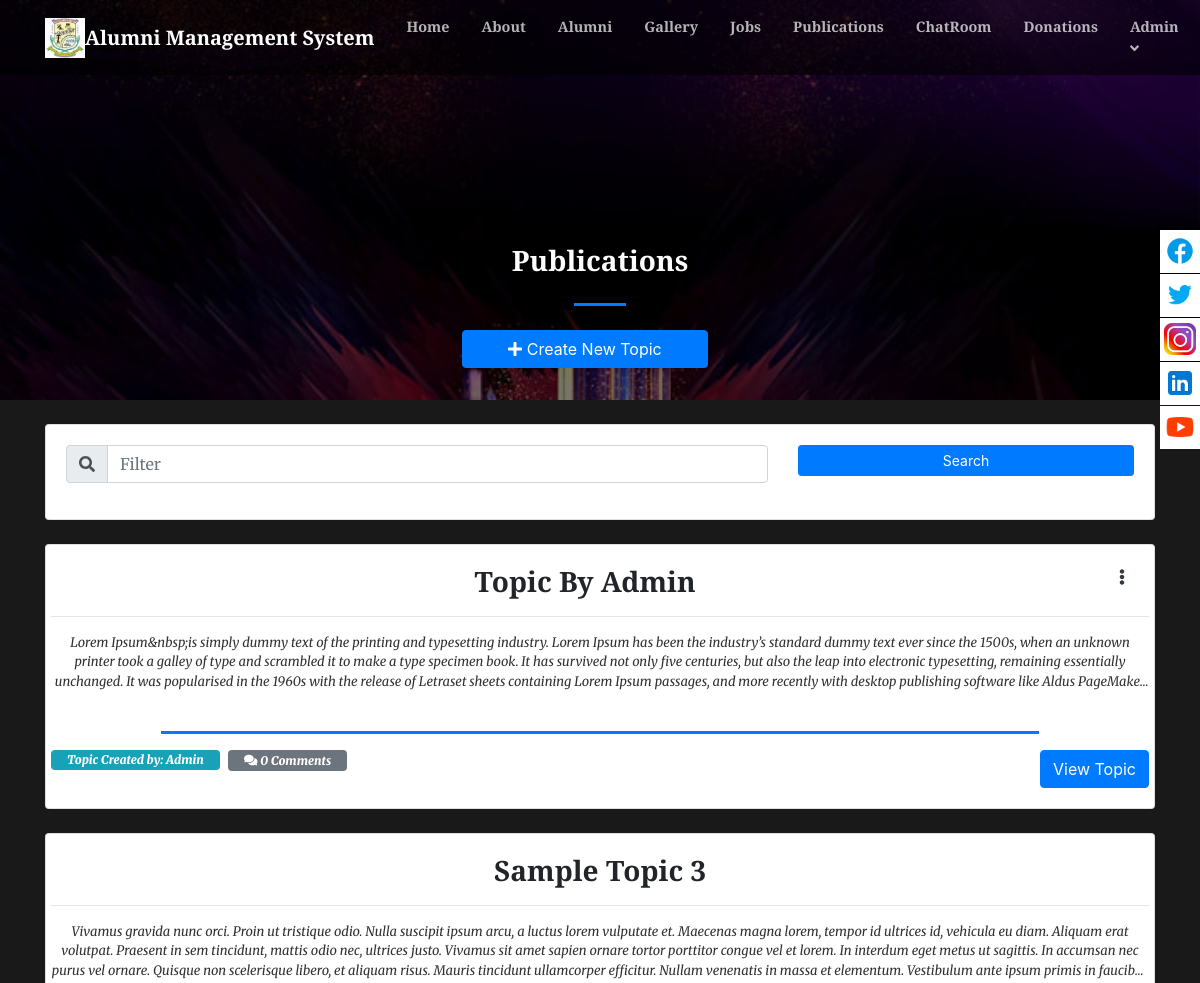
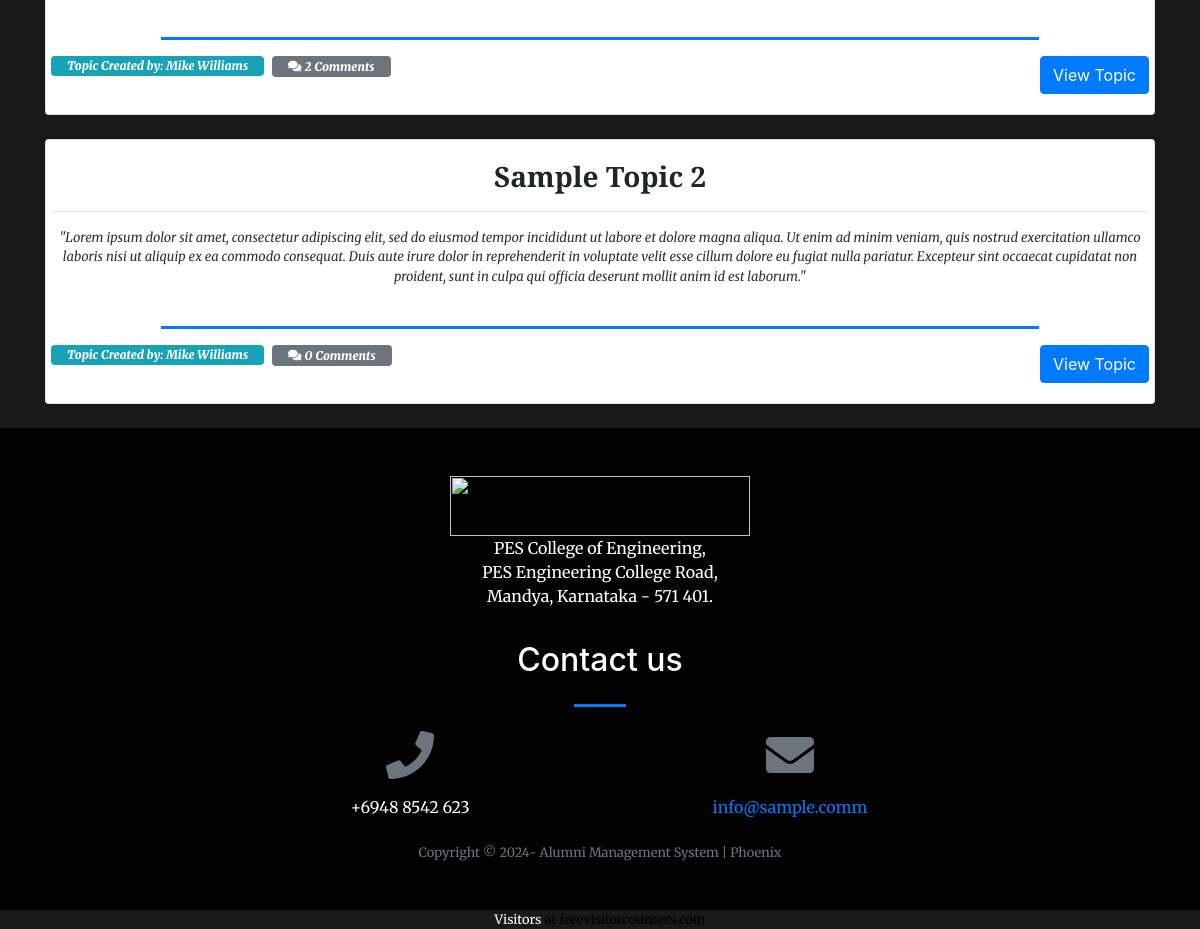
The page /index.php?page=forum (signed in) on the database its author committed (2 pictures, top to bottom).
### tables this page shows
CREATE TABLE `forum_topics` (
  `id` int(30) NOT NULL,
  `title` varchar(250) NOT NULL,
  `description` text NOT NULL,
  `user_id` int(30) NOT NULL,
  `date_created` datetime NOT NULL DEFAULT current_timestamp()
);

CREATE TABLE `users` (
  `id` int(30) NOT NULL,
  `name` text NOT NULL,
  `username` varchar(200) NOT NULL,
  `password` text NOT NULL,
  `type` tinyint(1) NOT NULL DEFAULT 3 COMMENT '1=Admin,2=Alumni officer, 3= alumnus',
  `auto_generated_pass` text NOT NULL,
  `alumnus_id` int(30) NOT NULL
);

### forum.php (the view, shortened to what this page needs)
<?php
include 'admin/db_connect.php';
?>
<header class="masthead">
    <div class="container-fluid h-100">
        <div class="row h-100 align-items-center justify-content-center text-center">
            <div class="col-lg-8 align-self-end mb-4 page-title">
                <h3 class="text-white"><b>Publications</b></h3>
                <hr class="divider my-4" />
            <div class="row col-md-12 mb-2 justify-content-center">
                    <button class="btn btn-primary btn-block col-sm-4" type="button" id="new_forum"><i class="fa fa-plus"></i> Create New Topic</button>
            </div>
            </div>
        </div>
    </div>
</header>
<div class="container mt-3 pt-2">
    <div class="card mb-4">
        <div class="card-body">
            <div class="row">
                <div class="col-md-8">
                    <div class="input-group mb-3">
                      <div class="input-group-prepend">
                        <span class="input-group-text" id="filter-field"><i class="fa fa-search"></i></span>
                      </div>
                      <input type="text" class="form-control" id="filter" placeholder="Filter" aria-label="Filter" aria-describedby="filter-field">
                    </div>
                </div>
                <div class="col-md-4">
                    <button class="btn btn-primary btn-block btn-sm" id="search">Search</button>
                </div>
            </div>
        </div>
    </div>
   <?php
    $event = $conn->query("SELECT f.*,u.name from forum_topics f inner join users u on u.id = f.user_id order by f.id desc");
    while($row = $event->fetch_assoc()):
        $trans = get_html_translation_table(HTML_ENTITIES,ENT_QUOTES);
        unset($trans["\""], $trans["<"], $trans[">"], $trans["<h2"]);
        $desc = strtr(html_entity_decode($row['description']),$trans);
        $desc=str_replace(array("<li>","</li>"), array("",","), $desc);
        $count_comments = $conn->query("SELECT * FROM forum_comments where topic_id = ".$row['id'])->num_rows;
    ?>
    <div class="card forum" data-id="<?php echo $row['id'] ?>">
        <div class="card-body">
            <div class="row  align-items-center justify-content-center text-center h-100">
                <div class="">
                    <?php if($_SESSION['login_id'] == $row['user_id']): ?>
                    <div class="dropdown float-right mr-4">
                      <a class="text-dark" href="javascript:void(0)" id="dropdownMenuButton" data-toggle="dropdown" aria-haspopup="true" aria-expanded="false">
                        <span class="fa fa-ellipsis-v"></span>
                      </a>
                    </div>
                    <?php endif; ?>
                    <h3><b class="filter-txt"><?php echo ucwords($row['title']) ?></b></h3>
                    <hr>
                    <larger class="truncate filter-txt"><?php echo strip_tags($desc) ?></larger>
                    <br>
                    <hr class="divider"  style="max-width: calc(80%)">
                    <span class="badge badge-info float-left px-3 pt-1 pb-1">
                        <b><i>Topic Created by: <span class="filter-txt"><?php echo $row['name'] ?></span></i></b>
                    </span>
                     <span class="badge badge-secondary float-left px-3 pt-1 pb-1 ml-2">
                        <b><i class="fa fa-comments"></i> <i><?php echo $count_comments ?> Comments</i></b>
                    </span>
                    <button class="btn btn-primary float-right view_topic" data-id="<?php echo $row['id'] ?>">View Topic</button>
                </div>
            </div>
        </div>
    </div>
    <br>
    <?php endwhile; ?>
</div>

### forum.php (style rules this page uses)
header.masthead,header.masthead:before { min-height: 50vh !important; height: 50vh !important }
.masthead { min-height: 23vh !important; height: 23vh !important; }
.masthead:before { min-height: 23vh !important; height: 23vh !important; }

### rows shown on the page
forum_topics: title "Topic By Admin", description "Lorem Ipsum&nbsp;is simply dummy text of the printing and typesetting industry. Lorem Ipsum has been the industry’s standard dummy text ever since the 1500s, when an unknown printer took a galley of type and scrambled it to make a type specimen book. It has survived not only five centuries, but also the leap into electronic typesetting, remaining essentially unchanged. It was popularised in the 1960s with the release of Letraset sheets containing Lorem Ipsum passages, and more recently with desktop publishing software like Aldus…", user.name "Admin", count_comments "0"
forum_topics: title "Sample Topic 3", description "Vivamus gravida nunc orci. Proin ut tristique odio. Nulla suscipit ipsum arcu, a luctus lorem vulputate et. Maecenas magna lorem, tempor id ultrices id, vehicula eu diam. Aliquam erat volutpat. Praesent in sem tincidunt, mattis odio nec, ultrices justo. Vivamus sit amet sapien ornare tortor porttitor congue vel et lorem. In interdum eget metus ut sagittis. In accumsan nec purus vel ornare. Quisque non scelerisque libero, et aliquam risus. Mauris tincidunt ullamcorper efficitur. Nullam venenatis in massa et elementum. Vestibulum ante ipsum primis in…", user.name "Mike Williams", count_comments "2"
forum_topics: title "Sample Topic 2", description "\"Lorem ipsum dolor sit amet, consectetur adipiscing elit, sed do eiusmod tempor incididunt ut labore et dolore magna aliqua. Ut enim ad minim veniam, quis nostrud exercitation ullamco laboris nisi ut aliquip ex ea commodo consequat. Duis aute irure dolor in reprehenderit in voluptate velit esse cillum dolore eu fugiat nulla pariatur. Excepteur sint occaecat cupidatat non proident, sunt in culpa qui officia deserunt mollit anim id est laborum.\"", user.name "Mike Williams", count_comments "0"

### other values the page prints
$_SESSION['system']['name'] "Alumni Management System"
$_SESSION['login_name'] "Admin"
$_SESSION['system']['contact'] "+6948 8542 623"
$_SESSION['system']['email'] "info@sample.comm"
